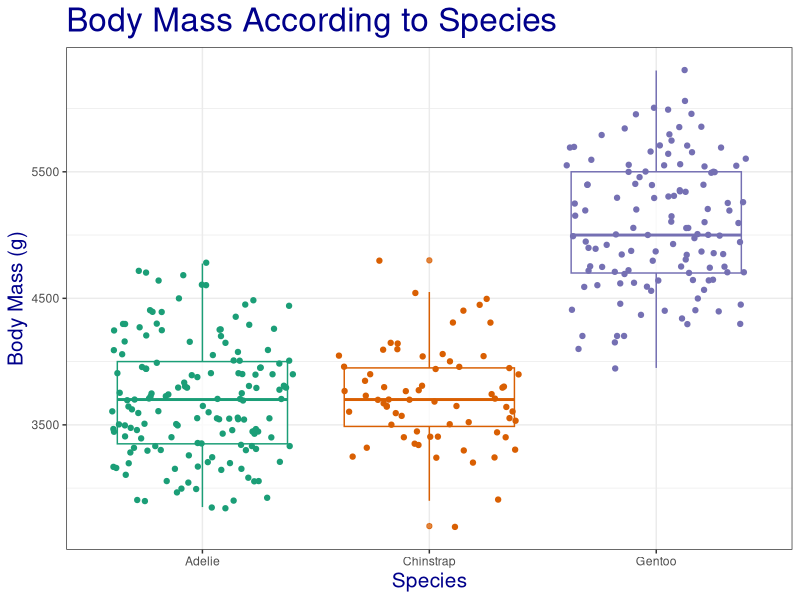
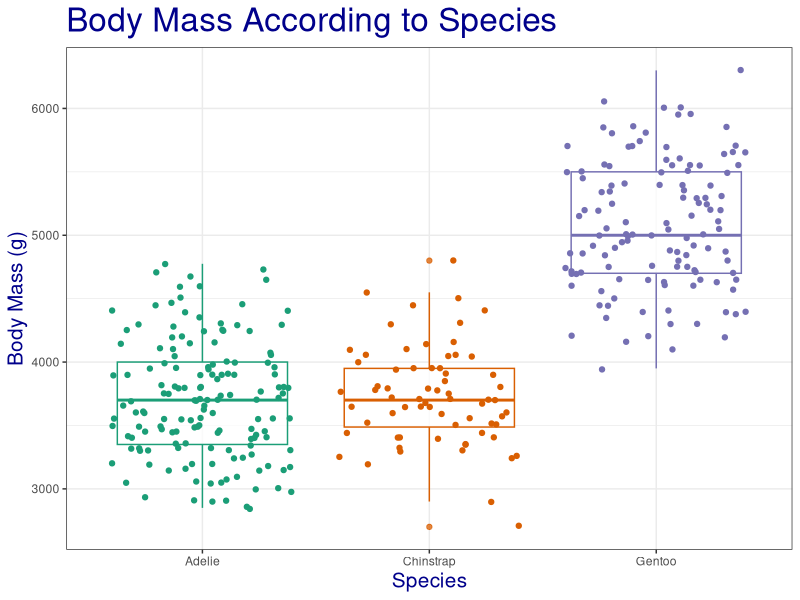

These charts were generated, in order, by the following R code:
### Samantha Rickle
### 11/09/2025
### Week 3 Homework

###############################################################################

### Load libraries
library(palmerpenguins)
library(tidyverse)
library(here)
library(ggthemes)
library("RColorBrewer")

### Load data
glimpse(penguins) 

### Data analysis
ggplot(data=penguins,
       mapping = aes(x = species,
                     y = body_mass_g,
                     color = species)) +
  geom_boxplot(alpha = 0.75) +
  geom_jitter() +
  labs(title = "Body Mass According to Species",
       x = "Species",
       y = "Body Mass (g)") +
  scale_color_brewer(palette = "Dark2") +
  theme_bw() +
  theme(legend.position = "none",
        title = element_text(size = 20,
                             color = "dark blue"),
        axis.title = element_text(size = 15,
                                  color = "dark blue")) 
ggsave(here("Week_03", "Output", "penguin_hw.png"))

       